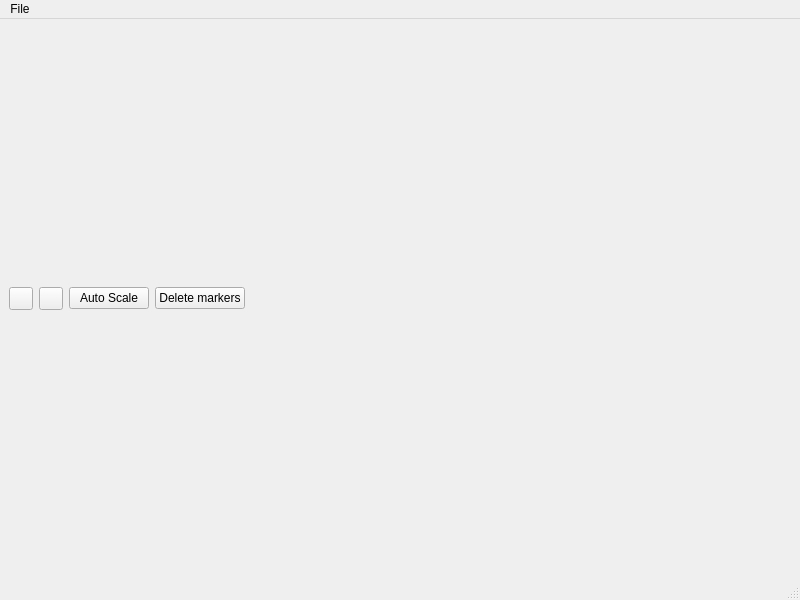
<?xml version="1.0" encoding="UTF-8"?>
<ui version="4.0">
 <class>MainWindow</class>
 <widget class="QMainWindow" name="MainWindow">
  <property name="geometry">
   <rect>
    <x>0</x>
    <y>0</y>
    <width>800</width>
    <height>600</height>
   </rect>
  </property>
  <property name="windowTitle">
   <string>Visual Las</string>
  </property>
  <widget class="QWidget" name="centralwidget">
   <layout class="QGridLayout" name="gridLayout">
    <item row="1" column="0">
     <layout class="QVBoxLayout" name="cViewVLayout"/>
    </item>
    <item row="0" column="0">
     <layout class="QHBoxLayout" name="horizontalLayout">
      <item>
       <widget class="QToolButton" name="zoomMinusBtn">
        <property name="text">
         <string/>
        </property>
       </widget>
      </item>
      <item>
       <widget class="QToolButton" name="zoomPlusBtn">
        <property name="text">
         <string/>
        </property>
       </widget>
      </item>
      <item>
       <widget class="QPushButton" name="autoScale">
        <property name="text">
         <string>Auto Scale</string>
        </property>
       </widget>
      </item>
      <item>
       <widget class="QPushButton" name="markerDeleteBtn">
        <property name="text">
         <string>Delete markers</string>
        </property>
       </widget>
      </item>
      <item>
       <spacer name="horizontalSpacer">
        <property name="orientation">
         <enum>Qt::Horizontal</enum>
        </property>
        <property name="sizeHint" stdset="0">
         <size>
          <width>40</width>
          <height>20</height>
         </size>
        </property>
       </spacer>
      </item>
     </layout>
    </item>
   </layout>
  </widget>
  <widget class="QMenuBar" name="menubar">
   <property name="geometry">
    <rect>
     <x>0</x>
     <y>0</y>
     <width>800</width>
     <height>21</height>
    </rect>
   </property>
   <widget class="QMenu" name="menuFile">
    <property name="title">
     <string>File</string>
    </property>
    <addaction name="openFileAct"/>
    <addaction name="saveAsAction"/>
   </widget>
   <addaction name="menuFile"/>
  </widget>
  <widget class="QStatusBar" name="statusbar"/>
  <action name="openFileAct">
   <property name="text">
    <string>Open</string>
   </property>
  </action>
  <action name="saveAsAction">
   <property name="text">
    <string>SaveAs</string>
   </property>
  </action>
 </widget>
 <resources/>
 <connections/>
</ui>
